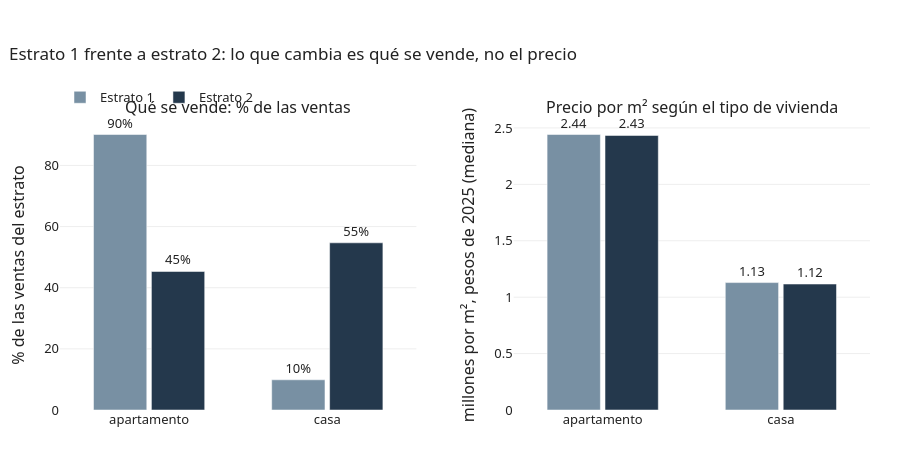

Notebook cell for this chart:
### Markdown cell above
### ¿Y por qué el estrato 1 cuesta más por m² que el 2?

### Code cell
par12 = viv[viv.estrato.isin(["Bajo_Bajo_1", "Bajo_2"])].copy()
par12["tipo"] = np.where(par12.condicion_predio.eq("NPH"), "casa", "apartamento")
comp = (par12.groupby("estrato_txt").tipo.value_counts(normalize=True).mul(100)
             .rename("pct").reset_index())
precio = (par12.groupby(["estrato_txt", "tipo"]).pm2_M.agg(["median", "size"]).reset_index())

fig = make_subplots(1, 2, subplot_titles=("Qué se vende: % de las ventas",
                                          "Precio por m² según el tipo de vivienda"),
                    horizontal_spacing=0.12)
for e, color in zip(["Estrato 1", "Estrato 2"], COLOR_PAR):
    s = comp[comp.estrato_txt == e]
    fig.add_bar(x=s.tipo, y=s.pct, name=e, marker_color=color, legendgroup=e,
                text=s.pct.round(0).astype(int).astype(str) + "%", textposition="outside",
                cliponaxis=False, hovertemplate=f"<b>{e}</b><br>%{{x}}: %{{y:.0f}}% de las ventas<extra></extra>",
                row=1, col=1)
    s = precio[precio.estrato_txt == e]
    fig.add_bar(x=s.tipo, y=s["median"], name=e, marker_color=color, legendgroup=e, showlegend=False,
                customdata=s["size"], text=s["median"].round(2), textposition="outside", cliponaxis=False,
                hovertemplate=f"<b>{e}</b><br>%{{x}}: %{{y:.2f}} M por m²<br>%{{customdata:,}} ventas<extra></extra>",
                row=1, col=2)
fig.update_layout(barmode="group", bargap=0.35, bargroupgap=0.08,
                  legend=dict(orientation="h", y=1.13, x=0), margin=dict(t=120))
fig.update_yaxes(title_text="% de las ventas del estrato", row=1, col=1)
fig.update_yaxes(title_text="millones por m², pesos de 2025 (mediana)", row=1, col=2)
mostrar(fig, "Estrato 1 frente a estrato 2: lo que cambia es qué se vende, no el precio", alto=460)

print("Apartamentos del estrato 1 por barrio:",
      par12[(par12.estrato_txt == "Estrato 1") & (par12.tipo == "apartamento")].barrio.value_counts().head(4).to_dict())

### Figure 1 — Plotly figure (JSON) as saved in the notebook; plotly's stock layout.template omitted (floating-point values rounded to 4 significant figures)
{"data": [{"cliponaxis": false, "hovertemplate": "<b>Estrato 1</b><br>%{x}: %{y:.0f}% de las ventas<extra></extra>", "legendgroup": "Estrato 1", "marker": {"color": "#7890A3"}, "name": "Estrato 1", "text": ["90%", "10%"], "textposition": "outside", "type": "bar", "x": ["apartamento", "casa"], "xaxis": "x", "y": [90.12, 9.882], "yaxis": "y"}, {"cliponaxis": false, "customdata": [7378, 809], "hovertemplate": "<b>Estrato 1</b><br>%{x}: %{y:.2f} M por m²<br>%{customdata:,} ventas<extra></extra>", "legendgroup": "Estrato 1", "marker": {"color": "#7890A3"}, "name": "Estrato 1", "showlegend": false, "text": [2.44, 1.13], "textposition": "outside", "type": "bar", "x": ["apartamento", "casa"], "xaxis": "x2", "y": [2.442, 1.129], "yaxis": "y2"}, {"cliponaxis": false, "hovertemplate": "<b>Estrato 2</b><br>%{x}: %{y:.0f}% de las ventas<extra></extra>", "legendgroup": "Estrato 2", "marker": {"color": "#24384C"}, "name": "Estrato 2", "text": ["55%", "45%"], "textposition": "outside", "type": "bar", "x": ["casa", "apartamento"], "xaxis": "x", "y": [54.69, 45.31], "yaxis": "y"}, {"cliponaxis": false, "customdata": [1475, 1780], "hovertemplate": "<b>Estrato 2</b><br>%{x}: %{y:.2f} M por m²<br>%{customdata:,} ventas<extra></extra>", "legendgroup": "Estrato 2", "marker": {"color": "#24384C"}, "name": "Estrato 2", "showlegend": false, "text": [2.43, 1.12], "textposition": "outside", "type": "bar", "x": ["apartamento", "casa"], "xaxis": "x2", "y": [2.433, 1.117], "yaxis": "y2"}], "layout": {"annotations": [{"font": {"size": 16}, "showarrow": false, "text": "Qué se vende: % de las ventas", "x": 0.22, "xanchor": "center", "xref": "paper", "y": 1, "yanchor": "bottom", "yref": "paper"}, {"font": {"size": 16}, "showarrow": false, "text": "Precio por m² según el tipo de vivienda", "x": 0.78, "xanchor": "center", "xref": "paper", "y": 1, "yanchor": "bottom", "yref": "paper"}], "bargap": 0.35, "bargroupgap": 0.08, "barmode": "group", "height": 460, "legend": {"orientation": "h", "x": 0, "y": 1.13}, "margin": {"t": 120}, "title": {"text": "Estrato 1 frente a estrato 2: lo que cambia es qué se vende, no el precio"}, "xaxis": {"anchor": "y", "domain": [0, 0.44]}, "xaxis2": {"anchor": "y2", "domain": [0.56, 1]}, "yaxis": {"anchor": "x", "domain": [0, 1], "title": {"text": "% de las ventas del estrato"}}, "yaxis2": {"anchor": "x2", "domain": [0, 1], "title": {"text": "millones por m², pesos de 2025 (mediana)"}}}}
